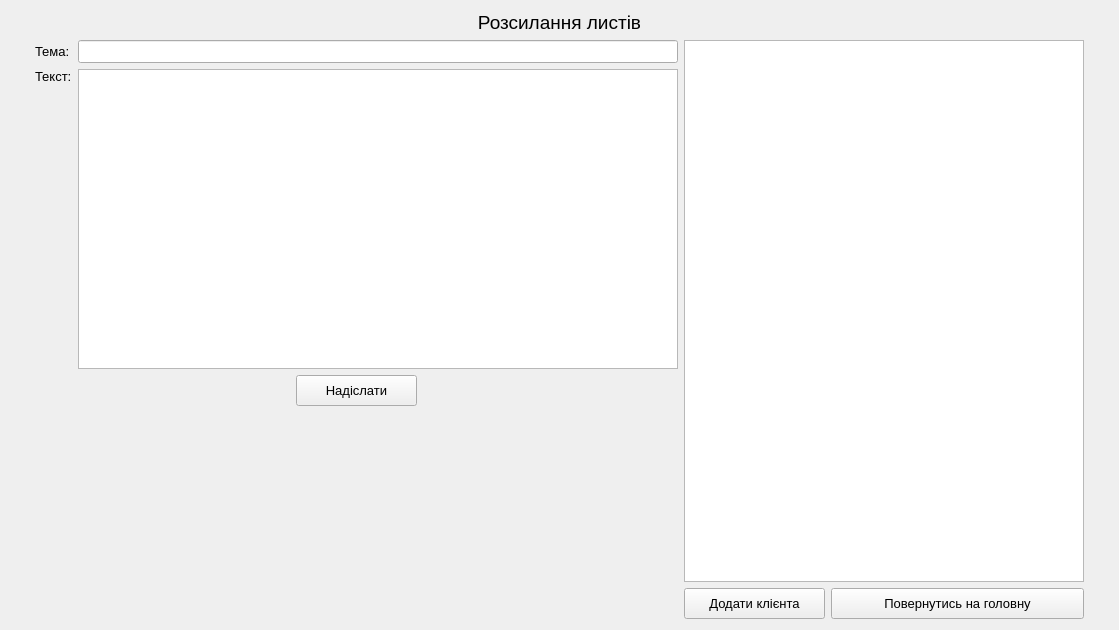
<?xml version="1.0" encoding="UTF-8"?>
<ui version="4.0">
 <class>Send_mails</class>
 <widget class="QWidget" name="Send_mails">
  <property name="geometry">
   <rect>
    <x>0</x>
    <y>0</y>
    <width>1119</width>
    <height>630</height>
   </rect>
  </property>
  <property name="windowTitle">
   <string>Form</string>
  </property>
  <layout class="QVBoxLayout" name="verticalLayout_3">
   <item>
    <widget class="QLabel" name="label_2">
     <property name="font">
      <font>
       <pointsize>14</pointsize>
      </font>
     </property>
     <property name="text">
      <string>Розсилання листів</string>
     </property>
     <property name="alignment">
      <set>Qt::AlignCenter</set>
     </property>
    </widget>
   </item>
   <item>
    <layout class="QHBoxLayout" name="horizontalLayout_5">
     <item>
      <widget class="QLabel" name="label_5">
       <property name="text">
        <string/>
       </property>
      </widget>
     </item>
     <item>
      <layout class="QVBoxLayout" name="verticalLayout_2">
       <item>
        <layout class="QHBoxLayout" name="horizontalLayout">
         <item>
          <widget class="QLabel" name="subjectLabel">
           <property name="sizePolicy">
            <sizepolicy hsizetype="Preferred" vsizetype="Fixed">
             <horstretch>0</horstretch>
             <verstretch>0</verstretch>
            </sizepolicy>
           </property>
           <property name="maximumSize">
            <size>
             <width>50</width>
             <height>16777215</height>
            </size>
           </property>
           <property name="font">
            <font>
             <pointsize>10</pointsize>
            </font>
           </property>
           <property name="text">
            <string>Тема:</string>
           </property>
          </widget>
         </item>
         <item>
          <widget class="QLineEdit" name="subjectLineEdit">
           <property name="sizePolicy">
            <sizepolicy hsizetype="Preferred" vsizetype="Fixed">
             <horstretch>0</horstretch>
             <verstretch>0</verstretch>
            </sizepolicy>
           </property>
           <property name="minimumSize">
            <size>
             <width>600</width>
             <height>0</height>
            </size>
           </property>
           <property name="maximumSize">
            <size>
             <width>600</width>
             <height>16777215</height>
            </size>
           </property>
           <property name="font">
            <font>
             <pointsize>10</pointsize>
            </font>
           </property>
           <property name="maxLength">
            <number>100</number>
           </property>
          </widget>
         </item>
        </layout>
       </item>
       <item>
        <layout class="QHBoxLayout" name="horizontalLayout_2">
         <item>
          <widget class="QLabel" name="mailTextLabel">
           <property name="sizePolicy">
            <sizepolicy hsizetype="Preferred" vsizetype="Preferred">
             <horstretch>0</horstretch>
             <verstretch>0</verstretch>
            </sizepolicy>
           </property>
           <property name="maximumSize">
            <size>
             <width>50</width>
             <height>16777215</height>
            </size>
           </property>
           <property name="font">
            <font>
             <pointsize>10</pointsize>
            </font>
           </property>
           <property name="text">
            <string>Текст:</string>
           </property>
           <property name="alignment">
            <set>Qt::AlignLeading|Qt::AlignLeft|Qt::AlignTop</set>
           </property>
          </widget>
         </item>
         <item>
          <widget class="QTextEdit" name="mailTextTextEdit">
           <property name="sizePolicy">
            <sizepolicy hsizetype="Preferred" vsizetype="Preferred">
             <horstretch>0</horstretch>
             <verstretch>0</verstretch>
            </sizepolicy>
           </property>
           <property name="minimumSize">
            <size>
             <width>600</width>
             <height>300</height>
            </size>
           </property>
           <property name="maximumSize">
            <size>
             <width>600</width>
             <height>16777215</height>
            </size>
           </property>
           <property name="font">
            <font>
             <pointsize>10</pointsize>
            </font>
           </property>
          </widget>
         </item>
        </layout>
       </item>
       <item>
        <layout class="QHBoxLayout" name="horizontalLayout_3">
         <item>
          <widget class="QLabel" name="label_3">
           <property name="sizePolicy">
            <sizepolicy hsizetype="Preferred" vsizetype="Fixed">
             <horstretch>0</horstretch>
             <verstretch>0</verstretch>
            </sizepolicy>
           </property>
           <property name="text">
            <string/>
           </property>
          </widget>
         </item>
         <item>
          <widget class="QPushButton" name="sendMailPushButton">
           <property name="maximumSize">
            <size>
             <width>121</width>
             <height>42</height>
            </size>
           </property>
           <property name="font">
            <font>
             <pointsize>10</pointsize>
            </font>
           </property>
           <property name="styleSheet">
            <string notr="true">padding: 7;</string>
           </property>
           <property name="text">
            <string>Надіслати</string>
           </property>
          </widget>
         </item>
         <item>
          <widget class="QLabel" name="label">
           <property name="sizePolicy">
            <sizepolicy hsizetype="Preferred" vsizetype="Fixed">
             <horstretch>0</horstretch>
             <verstretch>0</verstretch>
            </sizepolicy>
           </property>
           <property name="text">
            <string/>
           </property>
          </widget>
         </item>
        </layout>
       </item>
       <item>
        <widget class="QLabel" name="label_6">
         <property name="text">
          <string/>
         </property>
        </widget>
       </item>
      </layout>
     </item>
     <item>
      <layout class="QVBoxLayout" name="verticalLayout">
       <item>
        <widget class="QListWidget" name="emailsListWidget">
         <property name="sizePolicy">
          <sizepolicy hsizetype="Preferred" vsizetype="Expanding">
           <horstretch>0</horstretch>
           <verstretch>0</verstretch>
          </sizepolicy>
         </property>
         <property name="minimumSize">
          <size>
           <width>400</width>
           <height>0</height>
          </size>
         </property>
         <property name="maximumSize">
          <size>
           <width>490</width>
           <height>16777215</height>
          </size>
         </property>
         <property name="font">
          <font>
           <pointsize>10</pointsize>
          </font>
         </property>
        </widget>
       </item>
       <item>
        <layout class="QHBoxLayout" name="horizontalLayout_4">
         <item>
          <widget class="QPushButton" name="addCustomersPushButton">
           <property name="maximumSize">
            <size>
             <width>141</width>
             <height>42</height>
            </size>
           </property>
           <property name="font">
            <font>
             <pointsize>10</pointsize>
            </font>
           </property>
           <property name="styleSheet">
            <string notr="true">padding: 7;</string>
           </property>
           <property name="text">
            <string>Додати клієнта</string>
           </property>
          </widget>
         </item>
         <item>
          <widget class="QPushButton" name="backToMainMenuWindow">
           <property name="maximumSize">
            <size>
             <width>300</width>
             <height>42</height>
            </size>
           </property>
           <property name="font">
            <font>
             <pointsize>10</pointsize>
            </font>
           </property>
           <property name="styleSheet">
            <string notr="true">padding: 7;</string>
           </property>
           <property name="text">
            <string>Повернутись на головну</string>
           </property>
          </widget>
         </item>
        </layout>
       </item>
      </layout>
     </item>
     <item>
      <widget class="QLabel" name="label_4">
       <property name="text">
        <string/>
       </property>
      </widget>
     </item>
    </layout>
   </item>
  </layout>
 </widget>
 <resources/>
 <connections/>
</ui>
